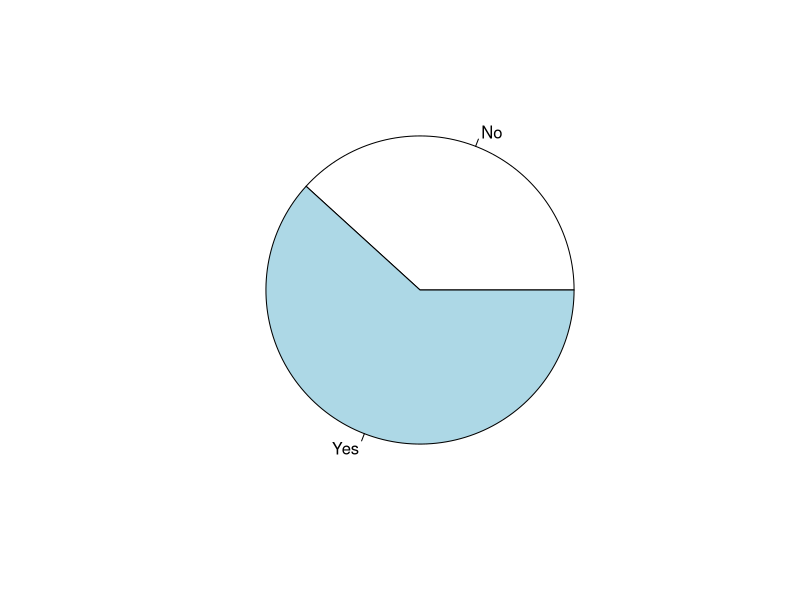

Reproduce this figure in R.
## ---- chunk 1
data(Titanic)
titanic <- as.data.frame(Titanic)
# head(titanic)
# titanic = titanic[1:10, c("Class","Sex")]
#   rows , columns?

# View(titanic)

first_class_adult = subset(titanic, Class == "1st" & Age == "Adult")
# first_class_adult
first_class_adult = aggregate(Freq ~ Survived, data = first_class_adult, sum)
first_class_adult

pie(first_class_adult$Freq, labels = first_class_adult$Survived)
 

# male 

